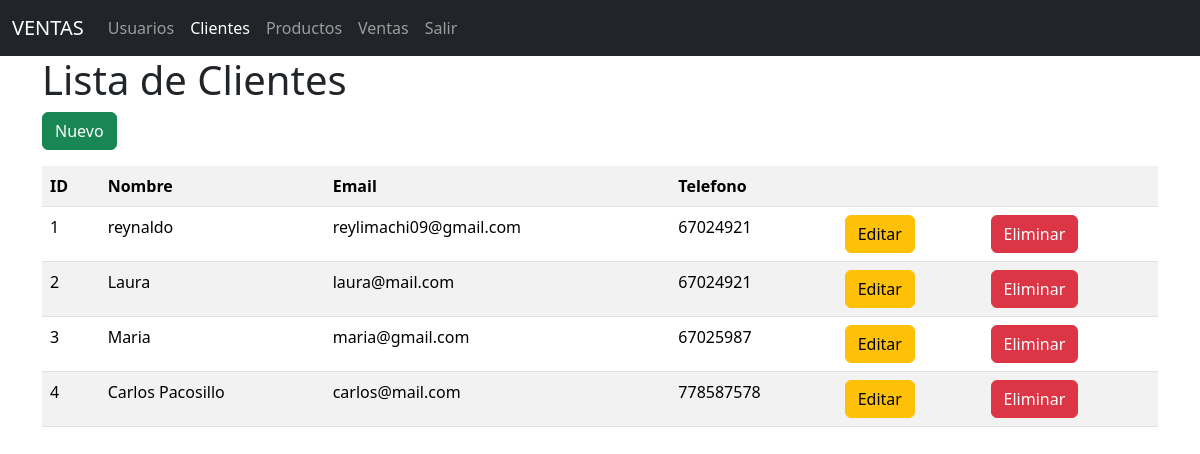
/clientes/, run on the app's committed database.
### models/cliente_model.py (models this page shows, shortened)
class Cliente(db.Model):
    __tablename__ = 'clientes'
    id = db.Column(db.Integer, primary_key=True)
    nombre = db.Column(db.String(80), nullable=False)
    email = db.Column(db.String(100), nullable=False)
    telefono = db.Column(db.String(20), nullable=False)
    ventas = db.relationship('Venta', back_populates="cliente")

### controllers/cliente_controller.py (the view)
@cliente_bp.route('/')
def index():
    clientes = Cliente.query.all()
    return cliente_view.list(clientes)

### run.py (called while the page is built)
@app.context_processor
def inject_active_path():
    def is_active(path):
        return 'active' if request.path == path else ''
    return (dict(is_active = is_active))

### views/cliente_view.py (called while the page is built)
def list(clientes):
    return render_template('clientes/index.html', clientes=clientes)

### templates/clientes/index.html (shortened to what this page needs)
{% extends 'base.html' %}
{% block content %}
<h1>Lista de Clientes</h1>
<a href="{{ url_for('cliente.create') }}" class="btn btn-success mb-3">Nuevo</a>
<table class="table table-striped">
    <tr>
        <th>ID</th>
        <th>Nombre</th>
        <th>Email</th>
        <th>Telefono</th>
        <th></th>
        <th></th>
    </tr>
    {% for item in clientes %}
    <tr>
        <td>{{item.id}}</td>
        <td>{{item.nombre}}</td>
        <td>{{item.email}}</td>
        <td>{{item.telefono}}</td>
        <td>
            <a href="{{ url_for('cliente.edit',id=item.id) }}" class="btn btn-warning">Editar</a>
        </td>
        <td>
            <a href="{{ url_for('cliente.delete', id=item.id) }}" class="btn btn-danger">Eliminar</a>
        </td>
    </tr>
    {% endfor %}
</table>
{% endblock %}

### data on the page
Cliente: id "1", nombre "reynaldo", email "reylimachi09@gmail.com", telefono "67024921"
Cliente: id "2", nombre "Laura", email "laura@mail.com", telefono "67024921"
Cliente: id "3", nombre "Maria", email "maria@gmail.com", telefono "67025987"
Cliente: id "4", nombre "Carlos Pacosillo", email "carlos@mail.com", telefono "778587578"
